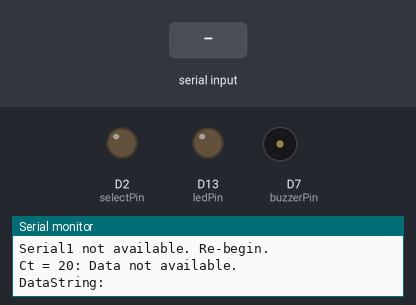
Bench run of a sketch on a simulated Arduino Due. Shown: output pins drawn as LEDs (lit = HIGH), buzzer (waves = sounding), the last lines printed to the serial monitor. Inputs (shaded band) come from the test bench.

Above: at 2.3 s.
2.4 s: "1" received over the second serial link
At 11.85 s:
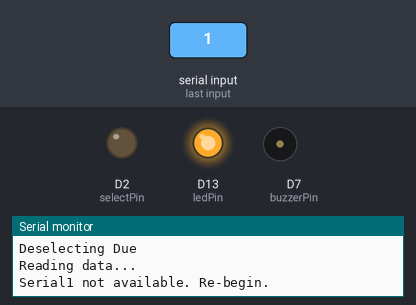
Timing chart, 0 to 29.9 s (numbered marks = the images above; inputs shaded):
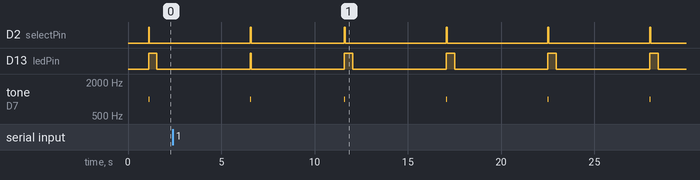

The sketch:

test.ino
```cpp
// SAMD pretends to be a Mega for a day

int selectPin = 2; //D2
int buzzerPin = 7; // For sending buzz directly to Due
int toneFreq = 1000;
int ledPin = 13;


void setup() {
    SerialUSB.begin(9600); // For printing to console
    Serial1.begin(9600); // For receiving data from Due

    pinMode(selectPin, OUTPUT);
    pinMode(ledPin, OUTPUT);
    digitalWrite(selectPin, LOW);

    delay(100);
    SerialUSB.println("SAMD startup");
    delay(1000);
}

void loop() {
    // Every 3 seconds, signal
    digitalWrite(ledPin, HIGH);

    // Signal up. Don't wait 10ms! too slow!
    SerialUSB.println("Signal Due");
    digitalWrite(selectPin, HIGH);

    // Play 'tone' on 'buzzer' for 50ms
    SerialUSB.println("Playing tone");
    tone(buzzerPin, toneFreq);
    delay(50);
    noTone(buzzerPin);

    // Deselect Due
    digitalWrite(selectPin, LOW);
    SerialUSB.println("Deselecting Due");

    // Read number from serial
    SerialUSB.println("Reading data...");
    String dataString = "";
    if (Serial1.available()) {
        // If available, read
        SerialUSB.print("Serial1 available. Saving: ");
        while (Serial1.available()) {
            char c = Serial1.read();
            SerialUSB.println(c);
            dataString += String(c);
        }
        SerialUSB.println();
    } else {
        // If unavailable, try to reconnect, then read
        SerialUSB.println("Serial1 not available. Re-begin.");
        Serial1.begin(9600);
        int ct = 0;
        while (!Serial1.available() && ct < 20) {
            delay(20);
            ct++;
        }
        if (ct == 20) {SerialUSB.println("Ct = 20: Data not available.");};

        while (Serial1.available()) {
            char c = Serial1.read();
            dataString += String(c);
        }
    }

    SerialUSB.println("DataString: " + dataString);
    SerialUSB.println("\n\n");

    digitalWrite(ledPin, LOW);
    delay(5000);
}
```

Measured:
- by itself, D2 (selectPin): alternates HIGH for 0.05 s and LOW for 5.4 s
- by itself, D13 (ledPin): repeats every 5.5 s: LOW 5.0 s, HIGH 0.45 s
- by itself, tone on D7 (buzzerPin): alternates 1000 Hz for 0.05 s and silent for 5.4 s
